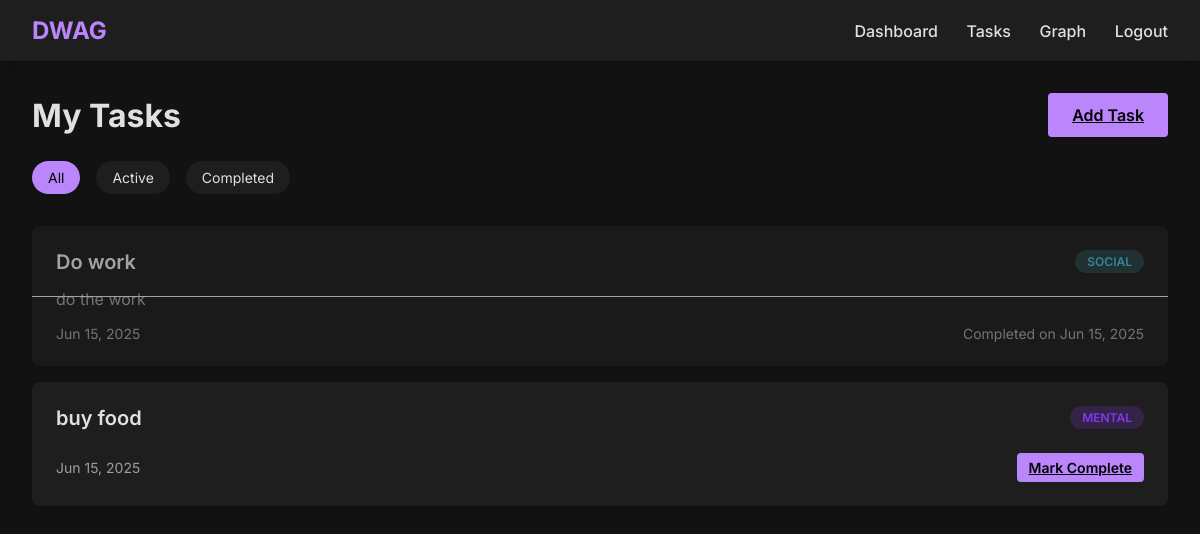
The page /view_tasks (signed in) on the database as committed earlier.
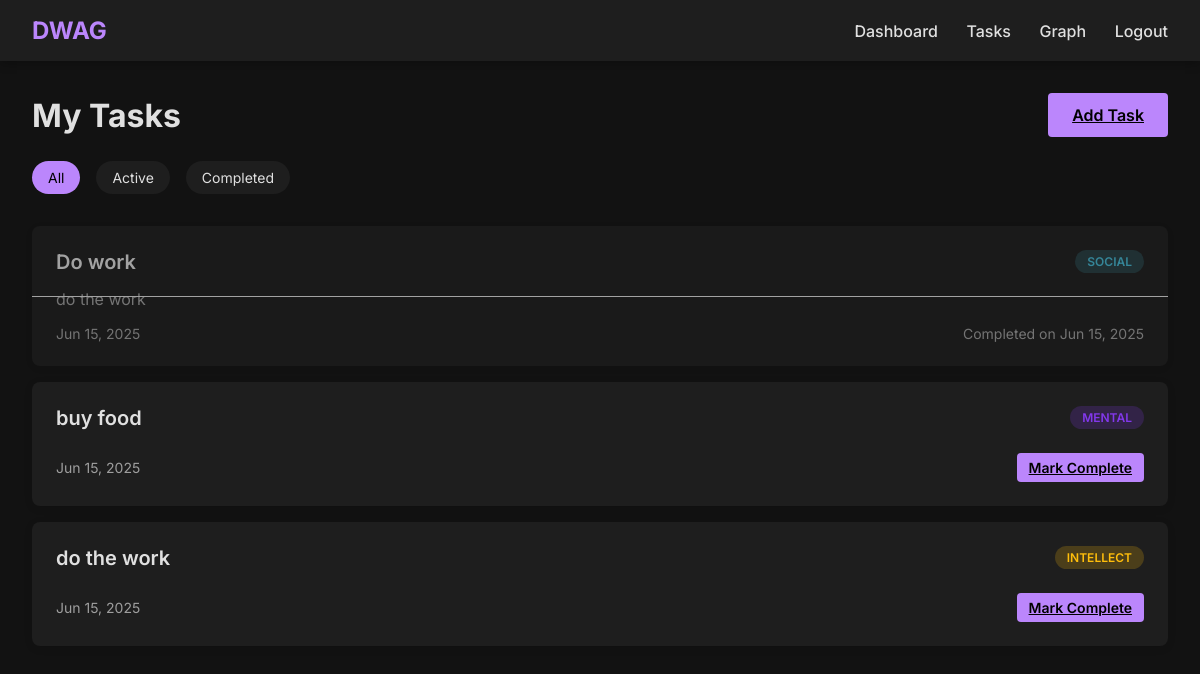
The same page on the database as committed later.
### app.py (models this page shows)
class Task(db.Model):
    id = db.Column(db.Integer, primary_key=True)
    title = db.Column(db.String(100), nullable=False)
    description = db.Column(db.Text)
    category = db.Column(db.String(50), nullable=False)
    completed = db.Column(db.Boolean, default=False)
    date_created = db.Column(db.DateTime, default=datetime.utcnow)
    user_id = db.Column(db.Integer, db.ForeignKey('user.id'), nullable=False)

### app.py (the view)
@app.route('/view_tasks')
def view_tasks():
    if 'user_id' not in session:
        return redirect(url_for('login'))
    tasks = Task.query.filter_by(user_id=session['user_id']).all()
    return render_template('view_tasks.html', tasks=tasks)

### templates/view_tasks.html (shortened to what this page needs)
{% extends "base.html" %}
{% block content %}
<div class="tasks-header">
    <h1>My Tasks</h1>
    <a href="{{ url_for('add_task') }}" class="btn btn-primary">Add Task</a>
</div>
<div class="task-filters">
    <a href="?filter=all" class="filter-btn {% if request.args.get('filter') == 'all' or not request.args.get('filter') %}active{% endif %}">All</a>
    <a href="?filter=active" class="filter-btn {% if request.args.get('filter') == 'active' %}active{% endif %}">Active</a>
    <a href="?filter=completed" class="filter-btn {% if request.args.get('filter') == 'completed' %}active{% endif %}">Completed</a>
</div>
<div class="task-list">
    {% if tasks %}
        {% for task in tasks %}
            <div class="task-card {% if task.completed %}completed{% endif %}">
                <div class="task-title">
                    <span>{{ task.title }}</span>
                    <span class="task-category category-{{ task.category.lower() }}">{{ task.category }}</span>
                </div>
                <p class="task-description">{{ task.description }}</p>
                <div class="task-footer">
                    <span>{{ task.date_created.strftime('%b %d, %Y') }}</span>
                    {% if not task.completed %}
                        <a href="{{ url_for('complete_task', task_id=task.id) }}" class="btn btn-small">Mark Complete</a>
                    {% else %}
                        <span>Completed on {{ task.date_created.strftime('%b %d, %Y') }}</span>
                    {% endif %}
                </div>
            </div>
        {% endfor %}
    {% else %}
        <p>No tasks found. <a href="{{ url_for('add_task') }}">Add your first task</a> to get started!</p>
    {% endif %}
</div>
{% endblock %}

Rows that differ between the two databases and show on the page:
added Task: title "do the work", category "INTELLECT", date_created "Jun 15, 2025"
